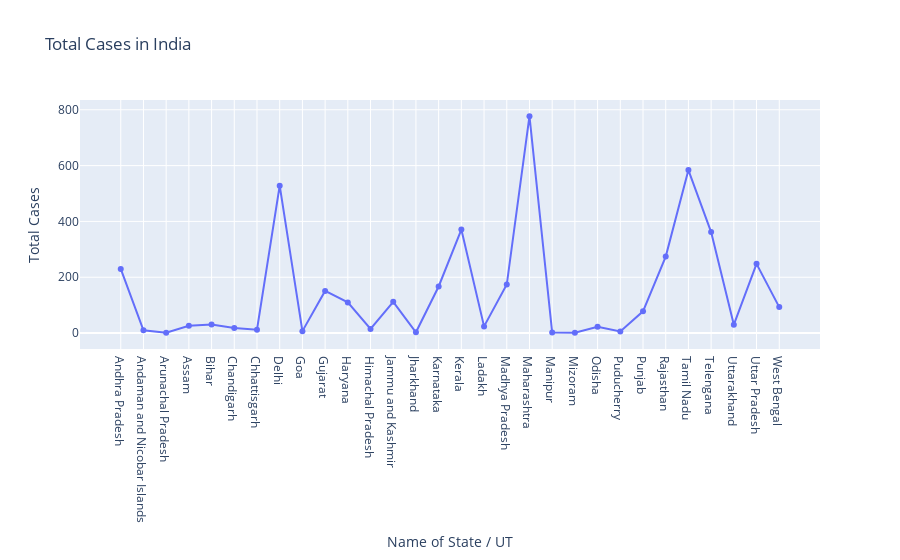

Notebook code for this chart:
### Code cell
fig=go.Figure()
fig.add_trace(go.Scatter(x=india_df['Name of State / UT'],y=india_df['Total_Cases'], mode="markers+lines"))
fig.update_layout(title='Total Cases in India',xaxis=dict(title='Name of State / UT'),yaxis=dict(title='Total Cases'))

### Figure 1 — Plotly figure (JSON) as saved in the notebook; plotly's stock layout.template omitted (floating-point values rounded to 4 significant figures)
{"data": [{"mode": "markers+lines", "type": "scatter", "x": ["Andhra Pradesh", "Andaman and Nicobar Islands", "Arunachal Pradesh", "Assam", "Bihar", "Chandigarh", "Chhattisgarh", "Delhi", "Goa", "Gujarat", "Haryana", "Himachal Pradesh", "Jammu and Kashmir", "Jharkhand", "Karnataka", "Kerala", "Ladakh", "Madhya Pradesh", "Maharashtra", "Manipur", "Mizoram", "Odisha", "Puducherry", "Punjab", "Rajasthan", "Tamil Nadu", "Telengana", "Uttarakhand", "Uttar Pradesh", "West Bengal"], "y": [230, 10, 1, 26, 31, 18, 12, 528, 7, 151, 110, 15, 112, 3, 167, 371, 24, 174, 777, 2, 1, 23, 6, 78, 274, 584, 362, 30, 248, 93]}], "layout": {"title": {"text": "Total Cases in India"}, "xaxis": {"title": {"text": "Name of State / UT"}}, "yaxis": {"title": {"text": "Total Cases"}}}}
